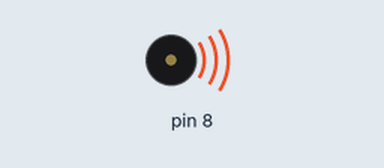
This sketch was run on a simulated Arduino Uno, built with avr-gcc and run on an emulated ATmega328P. On the bench: buzzer (waves = sounding).

Above: at 0.2 s.
Timing chart, 0 to 15.5 s (numbered marks = the images above):
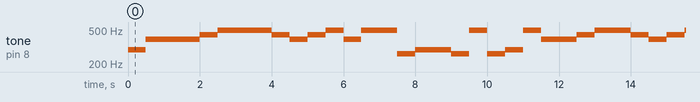

Measured:
- by itself, tone on pin 8: plays 294 Hz for 0.50 s, 392 Hz for 1.5 s, 440 Hz for 0.50 s, 494 Hz for 1.5 s, 440 Hz for 0.50 s, 392 Hz for 0.50 s … (185 notes in this stretch)

The sketch:

Mary_had_a_little_lamb.ino
```cpp
#include <pitches.h>

//www.elegoo.com
//2016.12.08

#include "pitches.h"

// notes in the melody:
int melody[] = {
  NOTE_D4, NOTE_G4, NOTE_G4, NOTE_G4,NOTE_A4, NOTE_B4, NOTE_B4, NOTE_B4, NOTE_A4, NOTE_G4, NOTE_A4, NOTE_B4, NOTE_G4, NOTE_B4, NOTE_B4, NOTE_C4, NOTE_D4, NOTE_D4, NOTE_C4, NOTE_B4, NOTE_C4, NOTE_D4, NOTE_B4, NOTE_G4, NOTE_G4, NOTE_A4, NOTE_B4, NOTE_B4, NOTE_A4, NOTE_G4, NOTE_A4, NOTE_B4, NOTE_G4, NOTE_D4, NOTE_D4, NOTE_G4, NOTE_G4, NOTE_G4, NOTE_A4, NOTE_B4, NOTE_B4, NOTE_B4, NOTE_A4, NOTE_G4, NOTE_A4, NOTE_B4, NOTE_G4};
int duration = 500;  // 500 miliseconds

void setup() {

}

void loop() {
  for (int thisNote = 0; thisNote < 47; thisNote++) {
    // pin8 output the voice, every scale is 0.5 sencond
    tone(8, melody[thisNote], duration);

    // Output the voice after several minutes
    delay(500);
  }

  // restart after two seconds
  delay(400);
}
```
